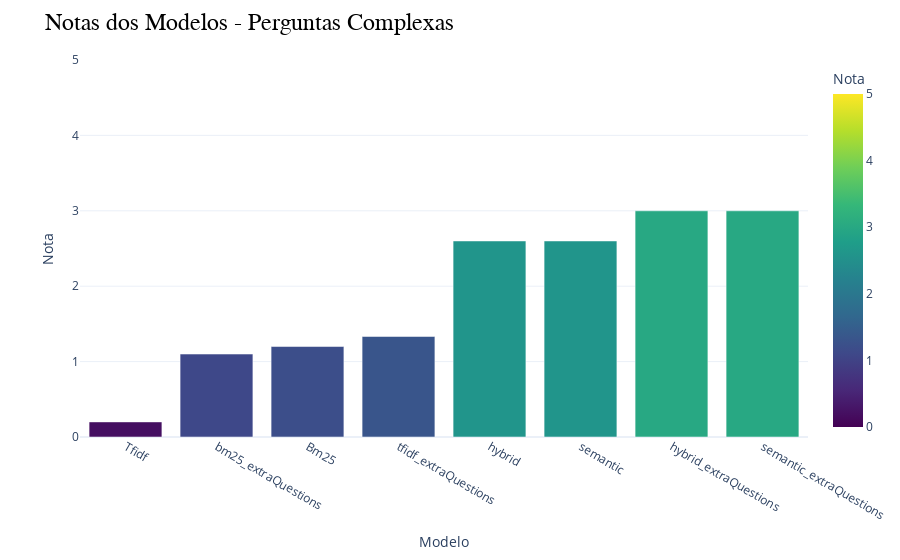

The notebook cell saved with this chart:
### Code cell
modelos = list(complex_mean.keys())
notas = list(complex_mean.values())

df = pd.DataFrame(list(zip(modelos, notas)), columns=['Modelo', 'Nota'])

df = df.sort_values('Nota')

fig = px.bar(df, x='Modelo', y='Nota', color='Nota', color_continuous_scale='Viridis',
             hover_data={'Nota':':.2f'}, range_color=[0,5])  # Set min and max values of the color scale

fig.update_layout(
    title='Notas dos Modelos - Perguntas Complexas',
    title_font=dict(size=24, family='Courier', color='black'),
    showlegend=True,
    template='plotly_white'
)
fig.update_traces(hovertemplate='Modelo: %{x}<br>Nota: %{y:.2f}')

fig.update_yaxes(range=[0, 5])
fig.show()

### Figure 1 — Plotly figure (JSON) as saved in the notebook; plotly's stock layout.template omitted (floating-point values rounded to 4 significant figures)
{"data": [{"alignmentgroup": "True", "hovertemplate": "Modelo: %{x}<br>Nota: %{y:.2f}", "legendgroup": "", "marker": {"color": [0.2, 1.1, 1.2, 1.333, 2.6, 2.6, 3, 3], "coloraxis": "coloraxis", "pattern": {"shape": ""}}, "name": "", "offsetgroup": "", "orientation": "v", "showlegend": false, "textposition": "auto", "type": "bar", "x": ["Tfidf", "bm25_extraQuestions", "Bm25", "tfidf_extraQuestions", "hybrid", "semantic", "hybrid_extraQuestions", "semantic_extraQuestions"], "xaxis": "x", "y": [0.2, 1.1, 1.2, 1.333, 2.6, 2.6, 3, 3], "yaxis": "y"}], "layout": {"barmode": "relative", "coloraxis": {"cmax": 5, "cmin": 0, "colorbar": {"title": {"text": "Nota"}}, "colorscale": [[0, "#440154"], [0.1111, "#482878"], [0.2222, "#3e4989"], [0.3333, "#31688e"], [0.4444, "#26828e"], [0.5556, "#1f9e89"], [0.6667, "#35b779"], [0.7778, "#6ece58"], [0.8889, "#b5de2b"], [1, "#fde725"]]}, "legend": {"tracegroupgap": 0}, "margin": {"t": 60}, "showlegend": true, "title": {"font": {"color": "black", "family": "Courier", "size": 24}, "text": "Notas dos Modelos - Perguntas Complexas"}, "xaxis": {"anchor": "y", "domain": [0, 1], "title": {"text": "Modelo"}}, "yaxis": {"anchor": "x", "domain": [0, 1], "range": [0, 5], "title": {"text": "Nota"}}}}
